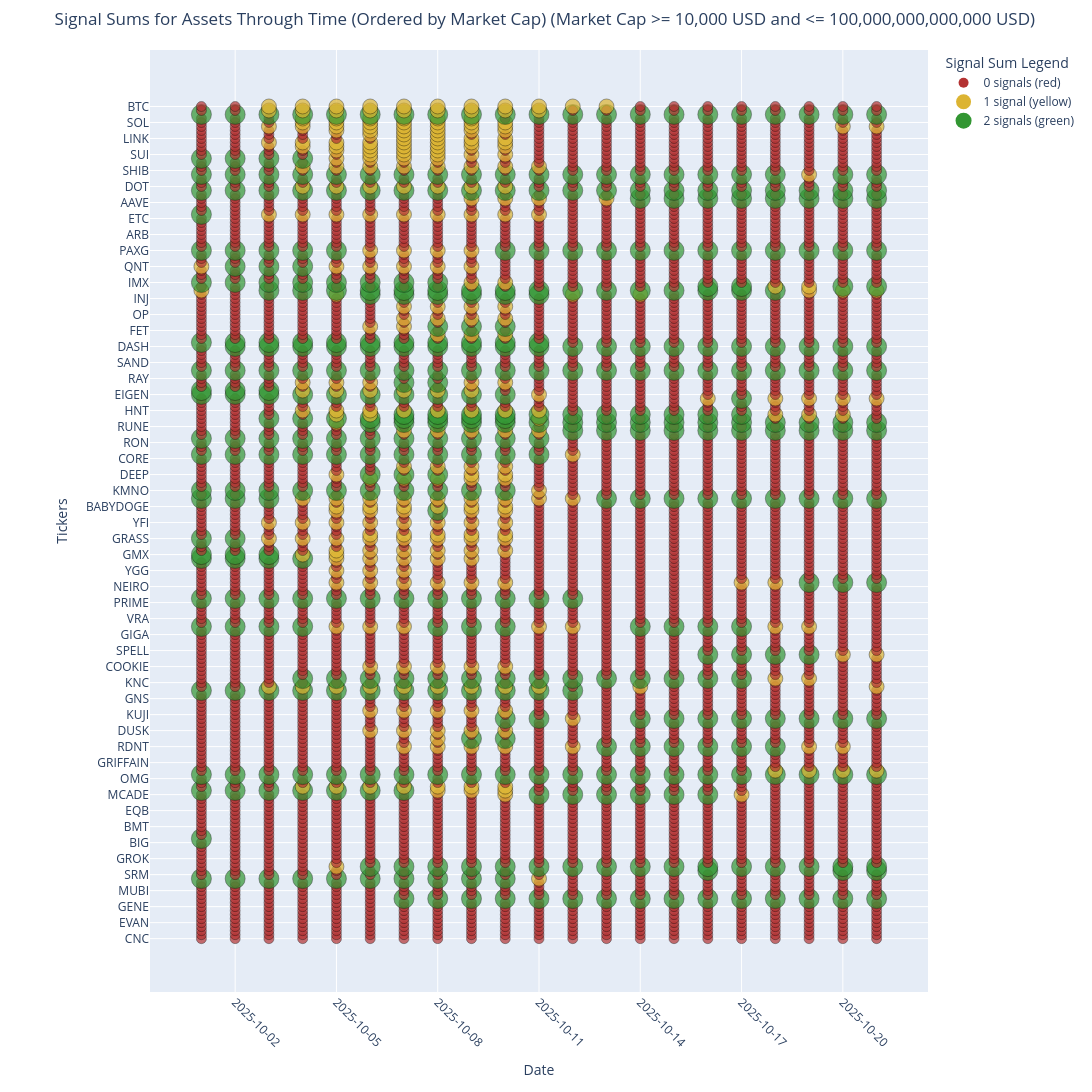

Notebook code for this chart:
### Code cell
def plot_signal_sums_through_time(analyzer, start_date=None, end_date=None, min_market_cap=1000000000, max_market_cap=None):
    """
    Create an interactive plotly lollipop chart showing signal sums for all assets through time.
    Assets are on the Y-axis and dates on the X-axis.
    
    Args:
        analyzer: The PortfolioAnalyzer instance
        start_date: Optional start date string in format 'YYYY-MM-DD'. If None, uses earliest available date.
        end_date: Optional end date string in format 'YYYY-MM-DD'. If None, uses latest available date.
        min_market_cap: Minimum market capitalization in USD to include an asset
        max_market_cap: Maximum market capitalization in USD to include an asset
    
    Returns:
        DataFrame with signal sums over time
    """
    import plotly.graph_objects as go
    import pandas as pd
    from soros_system.data.data_loader import DataLoader
    
    # Get all asset IDs
    asset_ids = list(analyzer.assets.keys())
    
    # Exclude stablecoins
    excluded_assets = ['tether', 'usd-coin', 'true-usd']
    asset_ids = [asset_id for asset_id in asset_ids if asset_id not in excluded_assets]
    
    # Create a data loader to get tickers
    data_loader = DataLoader(
        data_path=analyzer.data_path,
        btc_data_path=analyzer.btc_data_path,
        ssr_data_path=analyzer.ssr_data_path,
        market_data_path=analyzer.market_data_path,
        asset_ids=analyzer.asset_ids
    )
    
    # Create a mapping from asset_id to ticker
    ticker_mapping = {}
    for asset_id in asset_ids:
        ticker = data_loader.get_ticker_from_id(asset_id)
        ticker_mapping[asset_id] = ticker.upper() if ticker else asset_id.upper()
    
    # Create a dictionary to store market caps
    market_caps = {}
    
    # Filter assets by market cap if specified
    if min_market_cap > 0 or max_market_cap is not None:
        filtered_asset_ids = []
        for asset_id in asset_ids:
            asset_data = analyzer.get_asset_data(asset_id)
            if asset_data is not None:
                # Try different ways to access market cap
                market_cap = None
                
                # Try to get from metadata if available
                if hasattr(asset_data, 'metadata') and asset_data.metadata:
                    market_cap = asset_data.metadata.get('market_cap')
                
                # Try to get from asset_data directly
                if market_cap is None and hasattr(asset_data, 'market_cap'):
                    market_cap = asset_data.market_cap
                
                # Try to get from price_data if available
                if market_cap is None and hasattr(asset_data, 'price_data'):
                    if 'market_cap' in asset_data.price_data.columns:
                        # Use the most recent market cap value
                        market_cap = asset_data.price_data['market_cap'].iloc[-1]
                
                # Store market cap for later sorting
                market_caps[asset_id] = market_cap if market_cap is not None else 0
                
                # Debug print to see what we're working with
                ticker = ticker_mapping.get(asset_id, asset_id)
                print(f"Asset: {ticker}, Market Cap: {market_cap}")
                
                # Check if market cap meets criteria
                meets_min_criteria = market_cap is None or market_cap >= min_market_cap
                meets_max_criteria = max_market_cap is None or (market_cap is not None and market_cap <= max_market_cap)
                
                # Include asset if market cap meets criteria
                if meets_min_criteria and meets_max_criteria:
                    filtered_asset_ids.append(asset_id)
                    if market_cap is None:
                        print(f"Warning: No market cap data for {ticker}, including it anyway")
        
        asset_ids = filtered_asset_ids
        
        if not asset_ids:
            market_cap_msg = f"with market cap >= {min_market_cap}"
            if max_market_cap is not None:
                market_cap_msg += f" and <= {max_market_cap}"
            print(f"No assets found {market_cap_msg}")
            return pd.DataFrame()
    else:
        # If no market cap filtering, still collect market caps for sorting
        for asset_id in asset_ids:
            asset_data = analyzer.get_asset_data(asset_id)
            if asset_data is not None:
                market_cap = None
                
                if hasattr(asset_data, 'metadata') and asset_data.metadata:
                    market_cap = asset_data.metadata.get('market_cap')
                
                if market_cap is None and hasattr(asset_data, 'market_cap'):
                    market_cap = asset_data.market_cap
                
                if market_cap is None and hasattr(asset_data, 'price_data'):
                    if 'market_cap' in asset_data.price_data.columns:
                        market_cap = asset_data.price_data['market_cap'].iloc[-1]
                
                market_caps[asset_id] = market_cap if market_cap is not None else 0
    
    # Determine date range
    if start_date is None or end_date is None:
        # Find the common date range across assets
        min_dates = []
        max_dates = []
        for asset_id in asset_ids:
            asset_data = analyzer.get_asset_data(asset_id)
            if asset_data is not None and hasattr(asset_data, 'price_data') and len(asset_data.price_data) > 0:
                min_dates.append(asset_data.price_data.index[0])
                max_dates.append(asset_data.price_data.index[-1])
        
        if not min_dates or not max_dates:
            print("No data available for any assets")
            return
        
        if start_date is None:
            start_date = max(min_dates).strftime('%Y-%m-%d')
        if end_date is None:
            end_date = min(max_dates).strftime('%Y-%m-%d')
    
    # Convert to datetime objects
    start_dt = pd.to_datetime(start_date)
    end_dt = pd.to_datetime(end_date)
    
    # Generate a list of dates - daily intervals as requested
    date_range = pd.date_range(start=start_dt, end=end_dt, freq='D')
    date_strings = [date.strftime('%Y-%m-%d') for date in date_range]
    
    # Create a DataFrame to store signal sums for each asset and date
    signal_sums_over_time = pd.DataFrame(index=asset_ids)
    
    # Calculate signal sums for each date
    for date_str in date_strings:
        signals_df = display_all_assets_signals_for_date(analyzer, date_str)
        signal_sums_over_time[date_str] = signals_df['Signal_Sum']
    
    # Add market cap column for sorting
    signal_sums_over_time['market_cap'] = signal_sums_over_time.index.map(lambda x: market_caps.get(x, 0))
    
    # Sort by market cap in descending order
    signal_sums_over_time = signal_sums_over_time.sort_values(by='market_cap', ascending=True)
    
    # Calculate total signal sum (but don't include market_cap column)
    signal_sums_over_time['total_sum'] = signal_sums_over_time.drop(columns=['market_cap']).sum(axis=1)
    
    # Remove the sorting columns after sorting
    signal_sums_over_time = signal_sums_over_time.drop(columns=['market_cap', 'total_sum'])
    
    # Create a new DataFrame with tickers as index
    ticker_signal_sums = pd.DataFrame(index=[ticker_mapping[asset_id] for asset_id in signal_sums_over_time.index])
    for col in signal_sums_over_time.columns:
        ticker_signal_sums[col] = signal_sums_over_time[col].values
    
    # Create color mapping function based on signal sum (scaled from 0 to 2)
    def get_color(signal_sum):
        if signal_sum == 0:
            return 'rgb(180, 50, 50)'  # darker red
        elif signal_sum == 1:
            return 'rgb(220, 180, 50)'  # darker yellow
        else:  # 2 signals
            return 'rgb(50, 150, 50)'  # darker green
    
    # Create the figure
    fig = go.Figure()
    
    # Get all dates for x-axis
    all_dates = pd.to_datetime(ticker_signal_sums.columns)
    
    # Plot all points including zero values
    for ticker in ticker_signal_sums.index:
        ticker_data = ticker_signal_sums.loc[ticker]
        
        # Create lists to store data for this ticker
        x_dates = []
        y_tickers = []
        sizes = []
        colors = []
        hover_texts = []
        
        # Process each date point
        for date, sum_val in zip(all_dates, ticker_data):
            x_dates.append(date)
            y_tickers.append(ticker)
            sizes.append(10 + sum_val * 5)  # Size based on signal sum
            colors.append(get_color(sum_val))
            hover_texts.append(f"Date: {date.strftime('%Y-%m-%d')}<br>Ticker: {ticker}<br>Signal Sum: {sum_val}")
        
        # Add scatter plot (dots)
        fig.add_trace(go.Scatter(
            x=x_dates,
            y=y_tickers,
            mode='markers',
            marker=dict(
                size=sizes,
                color=colors,
                line=dict(width=1, color='rgba(0,0,0,0.5)')
            ),
            name=ticker,
            showlegend=False,
            hoverinfo='text',
            hovertext=hover_texts
        ))
    
    # Add a color legend
    for i, (sum_val, color_desc) in enumerate([
        (0, "0 signals (red)"),
        (1, "1 signal (yellow)"),
        (2, "2 signals (green)")
    ]):
        fig.add_trace(go.Scatter(
            x=[None],
            y=[None],
            mode='markers',
            marker=dict(size=10 + sum_val * 5, color=get_color(sum_val)),
            name=color_desc,
            showlegend=True
        ))
    
    # Update layout
    title_text = "Signal Sums for Assets Through Time (Ordered by Market Cap)"
    if min_market_cap > 0 or max_market_cap is not None:
        title_text += f" (Market Cap"
        if min_market_cap > 0:
            title_text += f" >= {min_market_cap:,} USD"
        if max_market_cap is not None:
            if min_market_cap > 0:
                title_text += " and"
            title_text += f" <= {max_market_cap:,} USD"
        title_text += ")"
        
    fig.update_layout(
        title=title_text,
        xaxis_title="Date",
        yaxis_title="Tickers",
        height=max(800, len(ticker_signal_sums) * 20),  # Dynamic height based on number of assets
        width=1200,  # Fixed width for better display
        yaxis=dict(
            categoryorder='array',
            categoryarray=ticker_signal_sums.index,  # Order by market cap (already sorted)
        ),
        xaxis=dict(
            type='date',
            tickformat='%Y-%m-%d',
            tickangle=45,
        ),
        legend_title="Signal Sum Legend",
        hovermode="closest",
        showlegend=True,
        margin=dict(l=150, r=50, t=50, b=100)  # Add margin for ticker names
    )
    
    fig.show()
    
    return ticker_signal_sums

# Example usage
signal_data_over_time = plot_signal_sums_through_time(
    analyzer, 
    start_date="2025-10-01",  # Change to your desired start date
    end_date="2025-10-21",    # Change to your desired end date

    min_market_cap = 10000,
    max_market_cap = 100000000000000

)
